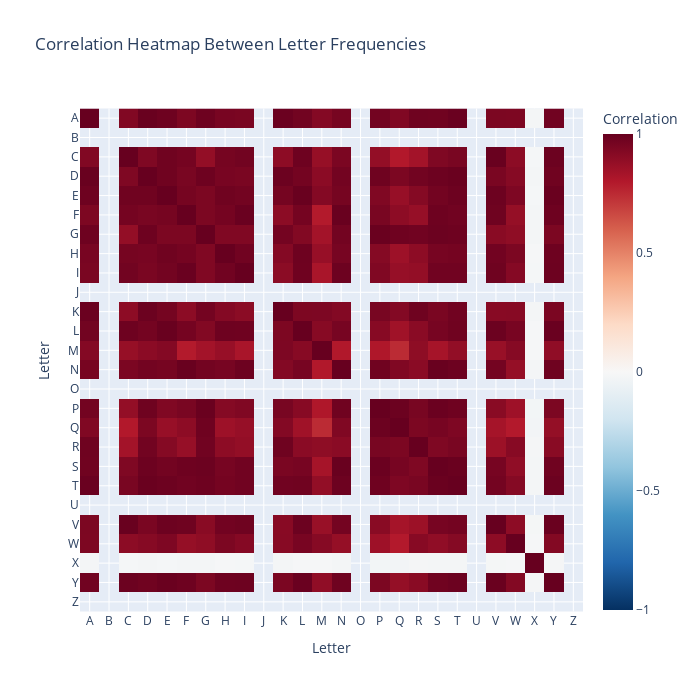

The code cell stored with this chart in its notebook:
### Markdown cell above
### 3. Correlation Heatmap Between Letters

### Code cell
letter_columns = [col for col in df.columns if col != 'Label']
corr_matrix = df[letter_columns].corr()

fig = px.imshow(
    corr_matrix,
    color_continuous_scale='RdBu_r',  # similar to 'coolwarm'
    title='Correlation Heatmap Between Letter Frequencies',
    labels=dict(x="Letter", y="Letter", color="Correlation"),
    x=corr_matrix.columns,
    y=corr_matrix.index,
    zmin=-1,
    zmax=1
)

fig.update_layout(
    width=700,
    height=700
)

fig.show()

### Figure 1 — Plotly figure (JSON) as saved in the notebook; plotly's stock layout.template omitted (floating-point values rounded to 4 significant figures; data arrays with more than 128 entries replaced by an {"elided": "..."} marker saying what was removed)
{"data": [{"coloraxis": "coloraxis", "hovertemplate": "Letter: %{x}<br>Letter: %{y}<br>Correlation: %{z}<extra></extra>", "name": "0", "type": "heatmap", "x": ["A", "B", "C", "D", "E", "F", "G", "H", "I", "J", "K", "L", "M", "N", "O", "P", "Q", "R", "S", "T", "U", "V", "W", "X", "Y", "Z"], "xaxis": "x", "y": ["A", "B", "C", "D", "E", "F", "G", "H", "I", "J", "K", "L", "M", "N", "O", "P", "Q", "R", "S", "T", "U", "V", "W", "X", "Y", "Z"], "yaxis": "y", "z": {"elided": "26x26 float values"}}], "layout": {"coloraxis": {"cmax": 1, "cmin": -1, "colorbar": {"title": {"text": "Correlation"}}, "colorscale": [[0, "rgb(5,48,97)"], [0.1, "rgb(33,102,172)"], [0.2, "rgb(67,147,195)"], [0.3, "rgb(146,197,222)"], [0.4, "rgb(209,229,240)"], [0.5, "rgb(247,247,247)"], [0.6, "rgb(253,219,199)"], [0.7, "rgb(244,165,130)"], [0.8, "rgb(214,96,77)"], [0.9, "rgb(178,24,43)"], [1, "rgb(103,0,31)"]]}, "height": 700, "title": {"text": "Correlation Heatmap Between Letter Frequencies"}, "width": 700, "xaxis": {"anchor": "y", "constrain": "domain", "domain": [0, 1], "scaleanchor": "y", "title": {"text": "Letter"}}, "yaxis": {"anchor": "x", "autorange": "reversed", "constrain": "domain", "domain": [0, 1], "title": {"text": "Letter"}}}}
